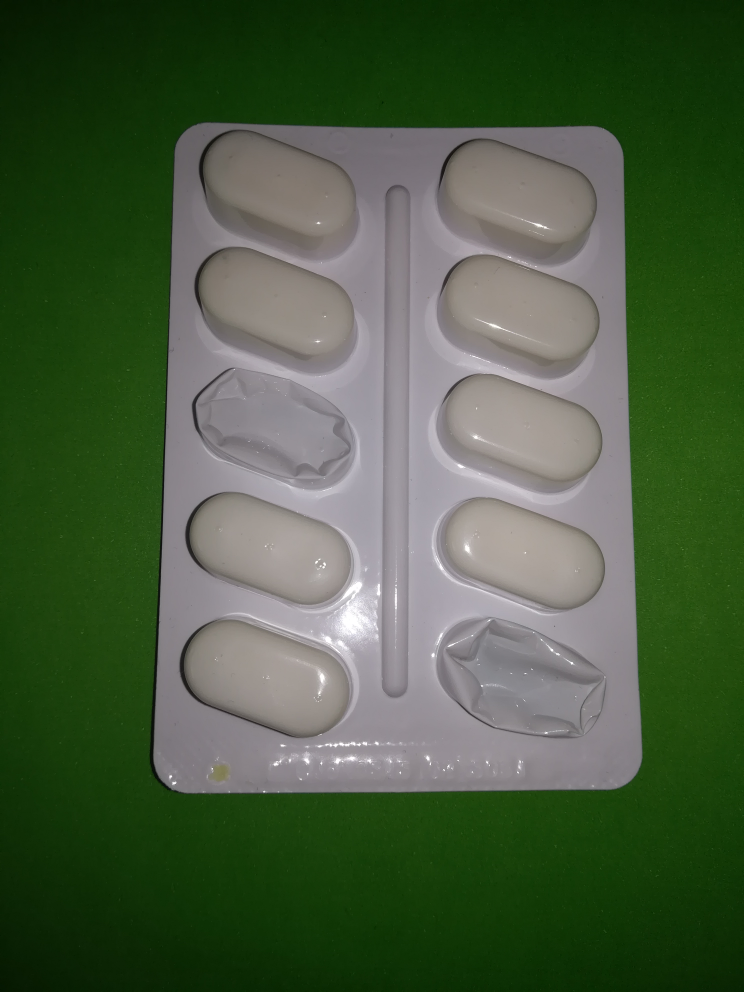
%> input picture Blister Pack Analysis/blister.jpg, 2976 x 3968 px (shown at 1/4 size)
$ octave BENEDETTO_HW3_ES_3.m   (GNU Octave 9; MATLAB toolbox functions it lacks are replaced by stand-ins)
%> lines starting %> are read from the running program, lines starting %| are printed output that depends on the picture; in (x1, y1, x2, y2) boxes, pixels count from 0 and x2, y2 are one past the last pixel; in counts of white or black regions, pixels touching at a corner belong together; the program's own positions count from 1
%% PUNTO A: Calcolo dell'aspect ratio del blister

%% Sezione 1A: Caricamento e Preprocessing dell'immagine
% Dopo aver analizzato i vari spazi di colore, tramite colorThresholder, ho notato che la trasformazione in YCbCr permette di separare facilmente il colore verde dal blister.
% Si può subito notare che la forma del blister non è rettangolare, ma trapezoidale. Questo è dovuto alla prospettiva con cui è stata scattata la foto.
% Per questo motivo, è necessario raddrizzare (warping) l'immagine per ottenere un'immagine con il blister allineato con gli assi dell'immagine.

close all
clear
clc

% Carica l'immagine
img = imread('blister.jpg');

% Dimensioni dell'immagine
img_height = size(img, 1); % Altezza
%> img_height = 3968
img_width = size(img, 2);  % Larghezza
%> img_width = 2976

% Trasformo l'immagine in spazio YCbCr per facilitare la separazione dei canali
img_ycbcr = rgb2ycbcr(img);

% Estraggo il canale cr e applico una soglia a 125 per binarizzare
img_cr = img_ycbcr(:,:,3);
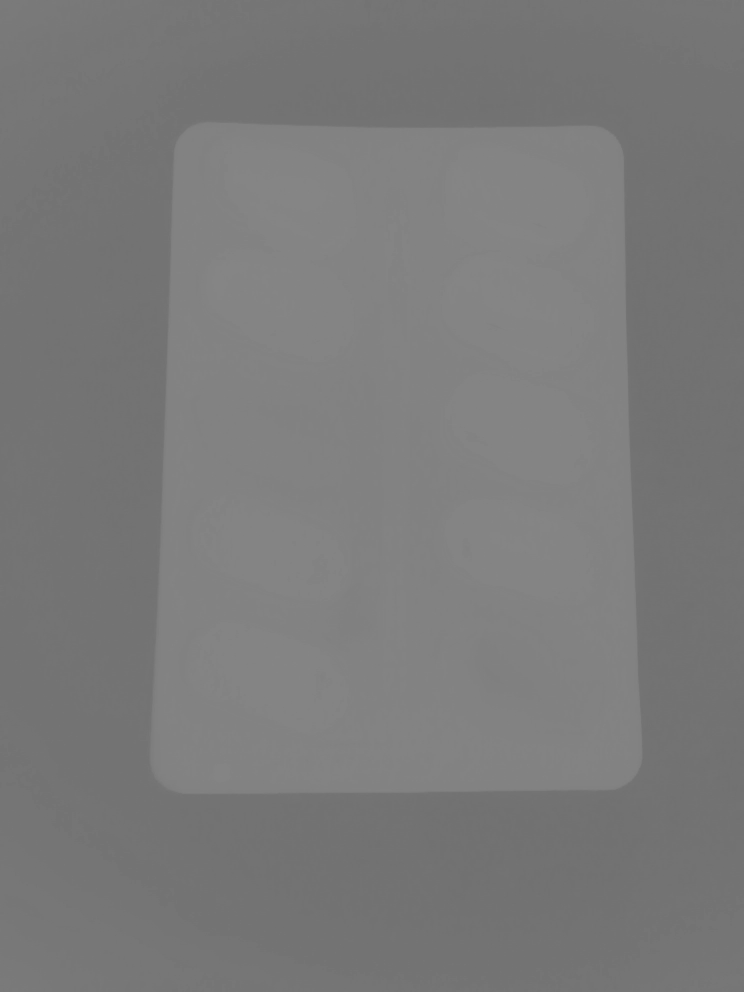
%> img_cr: size 3968x2976 uint8 (shown at 1/4 size); min 111, max 134, mean 121.8
img_cr = img_cr > 125;
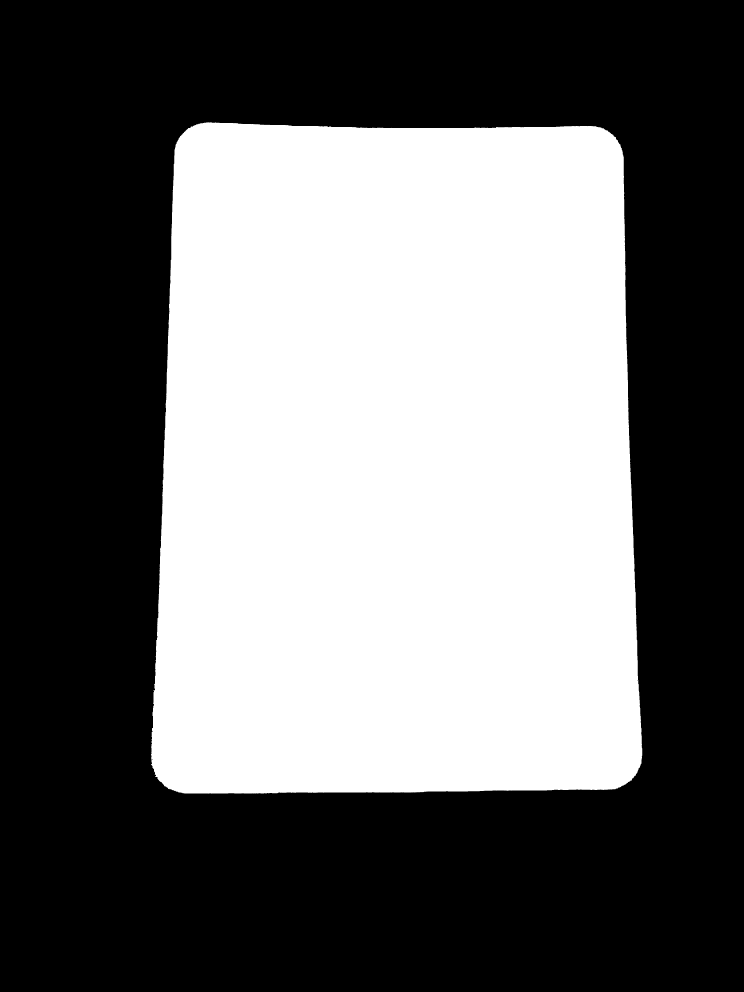
%> img_cr: size 3968x2976 logical (shown at 1/4 size); 42.1% white; 2 white regions (1 under 20 px), largest, box (x1, y1, x2, y2) and area: (604, 489, 2569, 3175) 4967023

% Visualizza il risultato del thresholding
figure;
imshow(img_cr);
title('Maschera del blister');

%% Sezione 2A: Rilevamento dei bordi con Canny e dilatazione dell'immagine
% Per raddrizzare l'immagine, è necessario individuare le linee principali dell'oggetto, perciò tramite Canny ho rilevato i bordi del blister che sono stati successivamente dilatati per enfatizzarli.
% Dopo aver rilevato i bordi, ho applicato la trasformata di Hough per trovare le 4 linee principali dell'oggetto.
% Nonostante i picchi della trasformata siano stati impotati a 4, sono state trovate 6 linee, di cui 2 molto corte e inutili (in basso a sinistra sul bordo)
% Per questo motivo, ho selezionato le 4 linee più lunghe per garantire che vengano considerati i bordi più importanti dell'oggetto.

% Applico l'algoritmo di Canny per rilevare i bordi
contour = edge(img_cr, 'Canny');
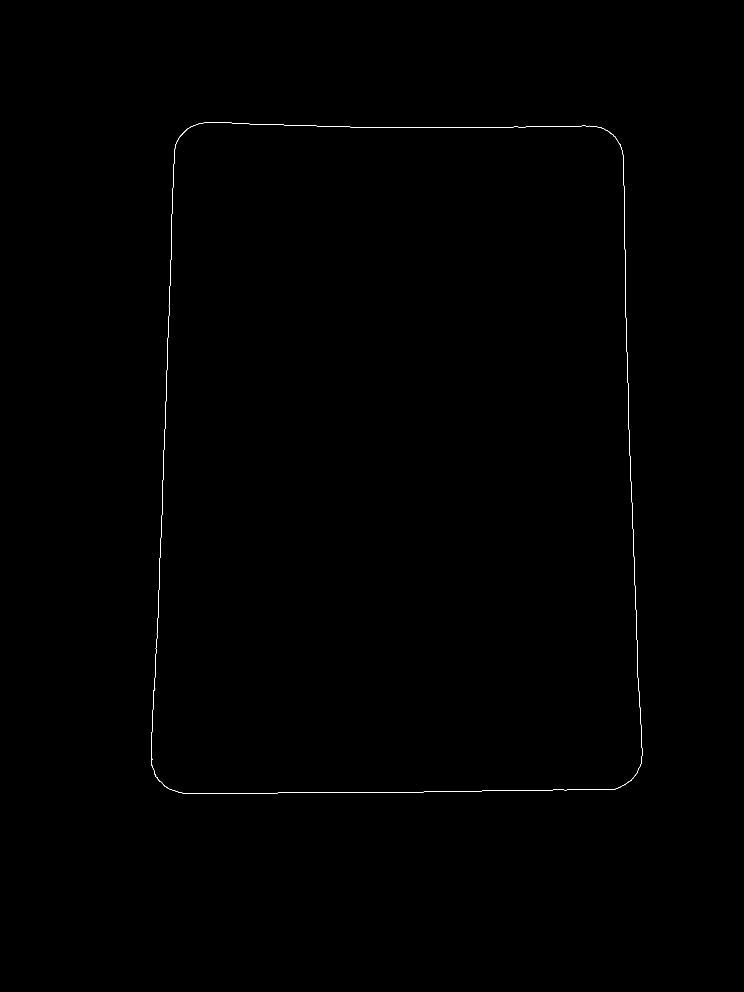
%> contour: size 3968x2976 logical (shown at 1/4 size); 0.08% white in thin lines or dots, all inside (x1, y1, x2, y2) = (604, 489, 2570, 3175)

% Dilatazione dell'immagine per enfatizzare i bordi rilevati
se = strel('disk', 5);
processed_img = imdilate(contour, se);
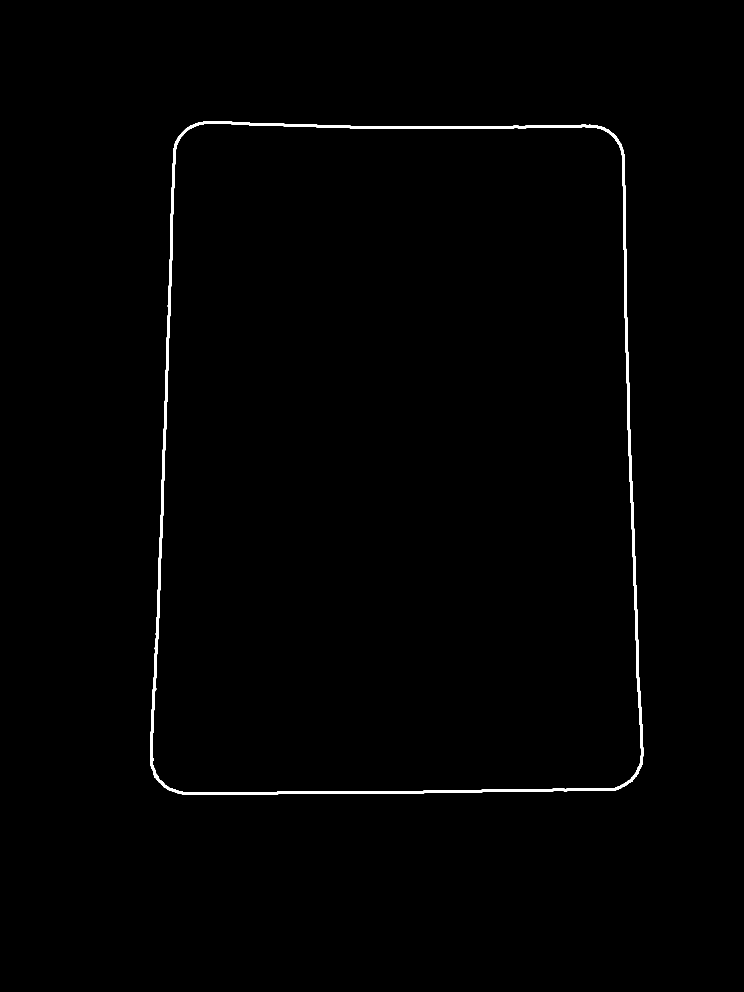
%> processed_img: size 3968x2976 logical (shown at 1/4 size); 0.7% white; 1 white region, box (x1, y1, x2, y2) and area: (600, 485, 2574, 3179) 82125

% Calcolo la trasformata di Hough per rilevare le linee nell'immagine
[H, theta, rho] = hough(processed_img);
%> theta = 180 values from -90 to 89
peaks = houghpeaks(H, 4); % Trova i 4 picchi principali (le 4 linee principali)
%> peaks = [5676 93; 7418 89; 8154 180; 4453 1]
lines = houghlines(processed_img, theta, rho, peaks);
%> lines = 23 lines; longest, point1 to point2 (x, y): (2497, 1032) to (2567, 3064), (1164, 508) to (2409, 508), (1891, 3162) to (1948, 3162), (1719, 3165) to (1776, 3165), (1490, 3169) to (1547, 3169), (1318, 3172) to (1375, 3172)


% Calcolo la lunghezza di ciascuna linea usando la distanza euclidea
line_lengths = zeros(1, length(lines));
for i = 1:length(lines)
    point1 = lines(i).point1;
    point2 = lines(i).point2;
    line_lengths(i) = sqrt((point1(1) - point2(1))^2 + (point1(2) - point2(2))^2);
end
%> this loop made 23 passes
%> (point1, point2) on passes 1 to 12: ([2497 1032], [2567 3064]), ([2235 3156], [2291 3156]), ([2063 3159], [2119 3159]), ([2006 3160], [2062 3160]), ([1949 3161], [2005 3161]), ([1891 3162], [1948 3162]), ([1834 3163], [1890 3163]), ([1777 3164], [1833 3164]), ([1719 3165], [1776 3165]), ([1662 3166], [1718 3166]), ([1605 3167], [1661 3167]), ([1548 3168], [1604 3168])
%> after the loop, line_lengths = 23 values, max 2033.2 at index 1, min 52 at index 20, mean 193.7

% Ordino le linee in base alla lunghezza in ordine decrescente
[~, sorted_indices] = sort(line_lengths, 'descend');
%> sorted_indices = 23 values, max 23 at index 2, min 1 at index 1, mean 12

% Seleziono le 4 linee più lunghe (le principali)
lines = lines(sorted_indices(1:4));
%> lines = 4 lines; point1 to point2 (x, y): (2497, 1032) to (2567, 3064), (1164, 508) to (2409, 508), (1891, 3162) to (1948, 3162), (1719, 3165) to (1776, 3165)

% Visualizzo le 4 linee più lunghe
figure;
imshow(img);
hold on;
for i = 1:length(lines)
    xy = [lines(i).point1; lines(i).point2];
    plot(xy(:,1), xy(:,2), 'LineWidth', 2, 'Color', 'red');
end
%> this loop made 4 passes
title('Linee principali del blister');

%% Sezione 4A: Rette e punti di intersezione
% Calcolo le equazioni delle rette che giacciono sulle linee principali e trovo i punti di intersezione tra di esse.
% Questi punti di intersezione definiscono i vertici del contorno del blister e servono per avere i punti di riferimento per il successivo raddrizzamento dell'immagine.
% Dopo aver calcolato tali punti, vengono filtrati per assicurarsi che siano all'interno dei limiti dell'immagine (eliminando così i 2 vanishing points).
% Infine ordino i punti di intersezione in senso orario in modo tale da poter mappare coretteamente i vertici del blister.
% N.B: essendo presenti 2 vanishing points significa che le due coppie di rette non sono parallele, ma si intersecano nei suddetti punti.

% Calcolo i coefficienti (pendenza e intercetta) delle 4 rette
coeffs = zeros(4, 2); % [m, b] per ogni retta
for i = 1:4
    point1 = lines(i).point1;
    point2 = lines(i).point2;
    coeffs(i, 1) = (point2(2) - point1(2)) / (point2(1) - point1(1)); % pendenza m
    coeffs(i, 2) = point1(2) - coeffs(i, 1) * point1(1); % intercetta b
end
%> this loop made 4 passes
%> after the loop, coeffs = [29.03 -71452.3; 0 508; 0 3162; 0 3165]

% Funzione per calcolare i punti di intersezione tra rette, filtrare quelli validi e ordinarli in senso orario (in base all'angolo rispetto al baricentro)
function [valid_intersections_clockwise] = intersections(coeffs, img_width, img_height, img)
%> called with coeffs = [29.03 -71452.3; 0 508; 0 3162; 0 3165], img_width = 2976, img_height = 3968

    % Calcolo i punti di intersezione
    intersections = [];
    for i = 1:4
        for j = i+1:4
            m1 = coeffs(i, 1); b1 = coeffs(i, 2);
            m2 = coeffs(j, 1); b2 = coeffs(j, 2);
            x = (b2 - b1) / (m1 - m2);
            y = m1 * x + b1;
            intersections = [intersections; x, y]; % Aggiungi il punto di intersezione alla lista concatenando verticalmente

        end
    end

    % Filtro i punti interni all'immagine
    valid_intersections = intersections(intersections(:, 1) >= 1 & intersections(:, 1) <= img_width & intersections(:, 2) >= 1 & intersections(:, 2) <= img_height, :);

    % Calcolo il baricentro e ordino i punti in senso orario (per sapere come mappare i vertici del blister)
    centroid = mean(valid_intersections, 1);
    angles = atan2(valid_intersections(:, 2) - centroid(2), valid_intersections(:, 1) - centroid(1));
    [~, sortIdx] = sort(angles, 'ascend');
    valid_intersections_clockwise = valid_intersections(sortIdx, :);

    % Plot dell'immagine e delle rette
    figure; imshow(img); hold on;
    for i = 1:4
        x = 1:img_width; % Estendo la retta su tutta la larghezza dell'immagine
        y = coeffs(i, 1) * x + coeffs(i, 2); % Calcolo le coordinate y
        plot(x, y, 'LineWidth', 2, 'Color', 'red');
    end

    % Plot dei punti di intersezione
    markers = {'ro', 'bs', 'g^', 'md'}; % Marker differenti per ogni punto
    for i = 1:size(valid_intersections_clockwise, 1)
        plot(valid_intersections_clockwise(i, 1), valid_intersections_clockwise(i, 2), ...
             markers{i}, 'MarkerSize', 10, 'LineWidth', 2, 'DisplayName', sprintf('Point %d', i));
    end
    title('Rette e punti di intersezione');
    legend show; hold off;
end

% Applico la funzione per calcolare i punti di intersezione
[valid_intersections_clockwise] = intersections(coeffs, img_width, img_height, img);
%> valid_intersections_clockwise = [2478.9 508; 2570.4 3162; 2570.5 3165]

%% Sezione 5A: Rescaling del trapezio
% Per effettuare il warping di un'immagine contornata da un trapezio, si è pensato prima di ridimensionare il trapezio stesso. Se il warping venisse eseguito direttamente
% verso un rettangolo, l'aspect ratio dell'oggetto sarebbe distorto, assumendo come valore le proporzioni del rettangolo di destinazione e alterando la forma reale dell'oggetto.
% (Sarebbe come scegliere a priori l'aspect ratio del blister)
% Ridimensionando il trapezio (scaling),invece, si include l'oggetto e una piccola porzione dello sfondo, preservando il rapporto di proporzioni originale. Questo garantisce che,
% durante la trasformazione proiettiva, l'oggetto mantenga la sua geometria reale, evitando distorsioni indesiderate.

% Calcolo la distanza tra i punti 1 e 2 (lato superiore del trapezio)
d_12 = sqrt((valid_intersections_clockwise(1,1) - valid_intersections_clockwise(2,1))^2 + (valid_intersections_clockwise(1,2) - valid_intersections_clockwise(2,2))^2);
%> d_12 = 2655.6

% Coefficiente di rescaling
scalingFactor = 1.2;

% Applico il rescaling al trapezio
trapezioRescaled = (valid_intersections_clockwise - d_12) * scalingFactor + d_12;
%> trapezioRescaled = [2443.6 78.49; 2553.3 3263.3; 2553.5 3266.9]

% Plotto il trapezio
figure;
imshow(img);
hold on;
plot([valid_intersections_clockwise(1,1), valid_intersections_clockwise(2,1)], [valid_intersections_clockwise(1,2), valid_intersections_clockwise(2,2)], 'LineWidth', 2, 'Color', 'red');
plot([valid_intersections_clockwise(2,1), valid_intersections_clockwise(3,1)], [valid_intersections_clockwise(2,2), valid_intersections_clockwise(3,2)], 'LineWidth', 2, 'Color', 'red');
plot([valid_intersections_clockwise(3,1), valid_intersections_clockwise(4,1)], [valid_intersections_clockwise(3,2), valid_intersections_clockwise(4,2)], 'LineWidth', 2, 'Color', 'red');
%> (this line was passed over: plot is not available in this run)
plot([valid_intersections_clockwise(4,1), valid_intersections_clockwise(1,1)], [valid_intersections_clockwise(4,2), valid_intersections_clockwise(1,2)], 'LineWidth', 2, 'Color', 'red');
%> (this line was passed over: plot is not available in this run)
title('Trapezio');
plot([trapezioRescaled(1,1), trapezioRescaled(2,1)], [trapezioRescaled(1,2), trapezioRescaled(2,2)], 'LineWidth', 2, 'Color', 'b');
plot([trapezioRescaled(2,1), trapezioRescaled(3,1)], [trapezioRescaled(2,2), trapezioRescaled(3,2)], 'LineWidth', 2, 'Color', 'b');
plot([trapezioRescaled(3,1), trapezioRescaled(4,1)], [trapezioRescaled(3,2), trapezioRescaled(4,2)], 'LineWidth', 2, 'Color', 'b');
%> (this line was passed over: plot is not available in this run)
plot([trapezioRescaled(4,1), trapezioRescaled(1,1)], [trapezioRescaled(4,2), trapezioRescaled(1,2)], 'LineWidth', 2, 'Color', 'b');
%> (this line was passed over: plot is not available in this run)
title('Trapezio rescaled');

%% Sezione 6A: Nuove rette e nuovi punti di intersezione
% Calcolo le nuove rette che passano per i punti del trapezio rescaled e trovo i nuovi punti di intersezione.
% Inoltre, imposto la pendenza a 0 per le due rette con pendenza minore (le due orizzontali). In questo modo quando andrò a warpare,
% mapperò le due rette orizzontali con gli assi orizzontali dell'immagine. (Non facendo cosi, il blister rimarrebe ruotato dopo il warping)
% Il risultato sarà un trapezio con lati obliqui paralleli a quelli obliqui del blister, e lati orizzontali paralleli agli assi orizzontali dell'immagine.
% N.B. In questo caso i due lati obliqui sono perfettamente specchiati (coefficients con pendenza opposta), nel caso in cui fossero stati diversi, sarebbe stato necessario
% imporre che la pendenza di uno fosse l'opposto dell'altro.

% Traccio le rette che passano per i punti del trapezio rescaled
coeffs = zeros(4, 2); % [m, b] per ogni retta
for i = 1:4
    point1 = trapezioRescaled(i,:);
%> (the run ends here)
